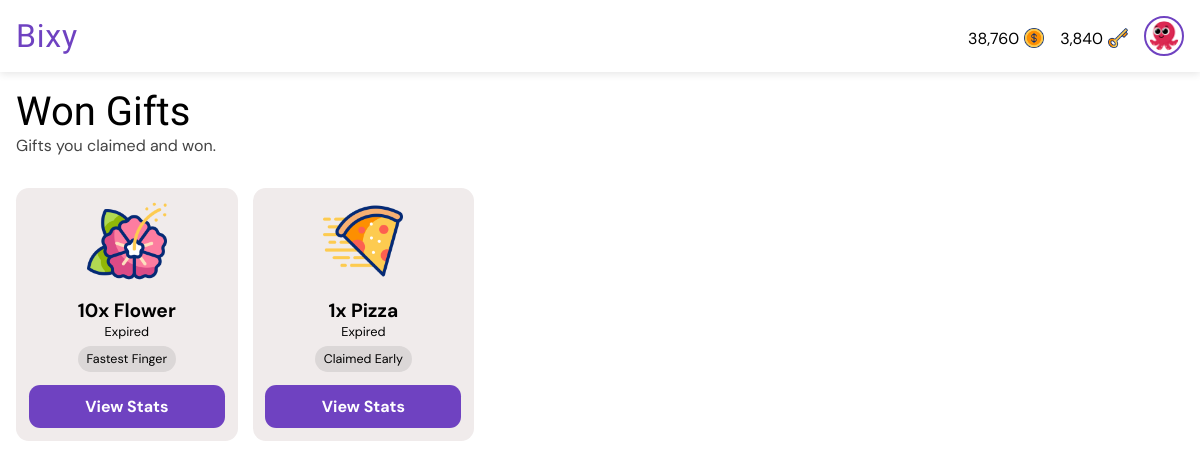
The page /gifts/won/ (signed in) on the database its author committed.
### giftapp/models.py (models this page shows, shortened)
class User(AbstractUser):
    gender = models.CharField(max_length=6, choices=GENDERS, default=GENDERS[0][0])
    is_verified = models.BooleanField(default=False, help_text="If the user's email address is verified or not.")
    email = models.EmailField(unique=True, blank=False, null=False)
    new_email = models.EmailField(unique=False, blank=True, null=True)
    coins = models.PositiveIntegerField(default=0)
    won_coins = models.PositiveIntegerField(default=0)
    keys = models.PositiveIntegerField(default=0)
    verify_code = models.CharField(max_length=255, null=True, blank=True)
    change_email_code = models.CharField(max_length=255, null=True, blank=True)
    profile_pic = models.ForeignKey(ProfilePicture, on_delete=models.SET_NULL, related_name='owners', null=True)
    deactivated_at = models.DateTimeField(null=True, blank=True)
    USERNAME_FIELD = "email"
    REQUIRED_FIELDS = ["username"]

class ProfilePicture(models.Model):
    name = models.CharField(max_length=50, null=False, blank=False)
    image = models.ImageField(null=False, blank=False, upload_to='profile_pics')

class GiftTransaction(models.Model):
    gifter = models.ForeignKey(User, on_delete=models.CASCADE, related_name="gifts_sent")
    recipient = models.ForeignKey(User, on_delete=models.CASCADE, related_name="gifts_received", null=True, blank=True)
    gift = models.ForeignKey(Gift, on_delete=models.CASCADE, related_name='transactions')
    quantity = models.PositiveIntegerField(default=1, help_text="Number of this gift to buy.")
    early_claim_fee = models.PositiveIntegerField(default=0, help_text="Number of coins paid to claim the gift early if not dropped. FF gifts cannot have early claim fee greater than 0.")
    claim_fee = models.PositiveIntegerField(default=0, help_text="Number of coins paid to claim the gift if dropped.")
    paid_users = models.ManyToManyField(User, related_name="paid_gifts", blank=True)
    message = models.CharField(max_length=255, blank=True)
    is_visible = models.BooleanField(default=True, help_text="If the actual gift is shown or hidden.")
    is_fastest_finger = models.BooleanField(default=False, help_text="If the gift is won by fastest finger only.")
    expire_rate = models.PositiveIntegerField(default=1, help_text="Number of hours before the gift expires (1 - 24). Must be greater than drop rate.")
    drop_rate = models.PositiveIntegerField(default=0, help_text="Number of hours before the gift drops (0 - 23).")
    expire_date = models.DateTimeField(default=timezone.now)
    drop_date = models.DateTimeField(default=timezone.now)
    created_at = models.DateTimeField(default=timezone.now)
    reveals = models.ManyToManyField(User, related_name="gift_reveals", blank=True)
    claimed_by = models.ForeignKey(
        User, null=True, blank=True, on_delete=models.SET_NULL, related_name="gifts_claimed"
    )
    def seconds_until_expire(self):
        delta = self.expire_date - timezone.now()
        return max(0, int(delta.total_seconds()))
    def seconds_until_drop(self):
        delta = self.drop_date - timezone.now()
        return max(0, int(delta.total_seconds()))
    def is_due_for_drop(self):
        return self.seconds_until_drop() <= 0
    def expire_bar_percent(self):
        return int((self.seconds_until_expire() / (self.expire_rate * 60 * 60)) * 100)

class Gift(models.Model):
    name = models.CharField(max_length=50, null=True, blank=True)
    cost = models.PositiveIntegerField(default=0)
    image = models.ImageField(null=True, blank=True, upload_to='gift_images')
    gif = models.FileField(null=True, blank=True, upload_to='gift_gifs')

### giftapp/views.py (the view)
# urls.py: path("gifts/won/", views.won_gifts, name="won_gifts"),
@login_required
def won_gifts(request):
    won = GiftTransaction.objects.annotate(
        due_for_expire=ExpressionWrapper(
            Q(expire_date__lt=timezone.now()), output_field=BooleanField()
        ),
        seconds_before_drop=ExpressionWrapper(
            F("drop_date") - timezone.now(), output_field=DurationField()
        ),
        seconds_before_expire=ExpressionWrapper(
            F("expire_date") - timezone.now(), output_field=DurationField()
        )
    ).filter(reveals=request.user, recipient=request.user).all().order_by('seconds_before_drop', 'seconds_before_expire')
    context = {
        "gift_transactions": won,
    }
    return render(request, "won_gifts.html", context)

### templates/won_gifts.html (shortened to what this page needs)
{% extends 'base.html' %}
{% load static %}
{% load humanize %}
{% load timefilters %}
{% block title %}
<link rel="stylesheet" href="{% static 'css/all_gifts.css' %}">
{% endblock %}
{% block body %}
<div class="heading">
    <h1>Won Gifts</h1>
    <p>Gifts you claimed and won.</p>
</div>
{% if gift_transactions|length > 0 %}
<div class="card-container">
    {% for gift_transaction in gift_transactions %}
    <div class="card">
        <div class="gift-image">
            <img src="{{ gift_transaction.gift.image.url }}" alt="Gift image">
        </div>
        <div class="gift-info">
            <h1>{{ gift_transaction.quantity|intcomma }}x {{ gift_transaction.gift.name }}</h1>
            {% if not gift_transaction.due_for_expire %}
            {% if gift_transaction.drop_rate > 0 %}
            {% if gift_transaction.is_due_for_drop %}
            <p class="timer" id="{{ gift_transaction.id }}" data-prefix="Expires"
                data-seconds="{{ gift_transaction.seconds_until_expire }}">Expires in --:--:--:--</p>
            {% else %}
            <p class="timer" id="{{ gift_transaction.id }}" data-prefix="Drops"
                data-seconds="{{ gift_transaction.seconds_until_drop }}">Drops in --:--:--:--</p>
            {% endif %}
            {% else %}
            <p class="timer" id="{{ gift_transaction.id }}" data-prefix="Expires"
                data-seconds="{{ gift_transaction.seconds_until_expire }}">Expires in --:--:--:--</p>
            {% endif %}
            {% else %}
            <p>Expired</p>
            {% endif %}
            <div class="tags">
                {% if gift_transaction.is_fastest_finger %}
                <p class="tag">Fastest Finger</p>
                {% endif %}
                {% if request.user in gift_transaction.paid_users.all %}
                <p class="tag">Claimed Early</p>
                {% endif %}
            </div>
        </div>
        <a href="{% url 'view_gift_stats' gift_transaction.id %}">View Stats</a>
    </div>
    {% endfor %}
</div>
{% else %}
<div class="empty">
    <img src="{% static 'images/empty-box.png' %}" alt="No content image">
    <h1>Feels Empty Here.</h1>
    <a href="{% url 'won_gifts' %}">Refresh</a>
</div>
{% endif %}
{% endblock %}

### templates/base.html (shortened to what this page needs)
<!DOCTYPE html>
<html lang="en">
<head>
    {% load static %}
    {% load humanize %}
    {% load timefilters %}
    {% block title %} {% endblock %}
</head>
<body>
    <nav class="navbar">
        <div class="logo-container" role="link" tabindex="0">
            <a href="{% url 'all_gifts' %}" class="logo-text">Bixy</a>
        </div>
        <div class="profile-section" id="profileSection">
            {% if request.user.is_authenticated %}
            <a href="{% url 'buy_coins' %}" style="text-decoration: none; color: black;">
                <div class="cost">
                    <p>{{ request.user.coins|intcomma }}</p>
                    <img src="{% static 'images/dollar.png' %}" alt="Gift image">
                </div>
            </a>
            <a href="{% url 'buy_coins' %}" style="text-decoration: none; color: black;">
                <div class="cost">
                    <p>{{ request.user.keys|intcomma }}</p>
                    <img src="{% static 'images/key.png' %}" alt="Gift image">
                </div>
            </a>
            <a href="{% url 'profile' %}">
                <img src="{{ request.user.profile_pic.image.url }}" alt="Profile picture" class="profile-pic" />
            </a>
            {% else %}
            <a href="{% url 'signin' %}" class="btn login">Login</a>
            <a href="{% url 'signup' %}" class="btn signup">Sign Up</a>
            {% endif %}
        </div>
    </nav>
    <main>
        <section>
            {% block body %} {% endblock %}
        </section>
    </main>
</body>
</html>

### static/css/all_gifts.css (style rules this page uses)
* { margin: 0; padding: 0; box-sizing: border-box; font-family: "DM Sans", sans-serif; font-optical-sizing: auto; font-style: normal; }
html { font-size: 16px; }
:root { --background-color: white; --text-color: black; --button-color: #6f42c1; --link-color: #6f42c1; --button-hover-color: #7f53d2; --card-background-color: rgb(240, 235, 235); --card-text-color: var(--text-color); --card-button-color: white; --tag-bg: #dbd7d7; --tag-text: black; --padding-value: 1rem; }
body { background-color: var(--background-color); }
.navbar { display: flex; justify-content: space-between; align-items: center; padding: 1rem var(--padding-value); background: white; box-shadow: 0 2px 8px rgba(0, 0, 0, 0.1); position: sticky; top: 0; z-index: 100; }
.logo-container { display: flex; align-items: center; cursor: pointer; user-select: none; }
.logo-text { font-weight: 700; font-size: 2rem; color: var(--button-color); line-height: 1; letter-spacing: .05rem; font-family: "Passion One", sans-serif; font-weight: 400; font-style: normal; text-decoration: none; }
.profile-section { display: flex; align-items: center; gap: 1rem; }
.profile-pic { width: 40px; height: 40px; border-radius: 50%; object-fit: cover; cursor: pointer; border: 2px solid var(--button-color); transition: box-shadow 0.3s ease; padding: .2rem; display: block; }
div.heading { padding: 1rem var(--padding-value); }
div.heading h1 { font-family: "Passion One", sans-serif; font-weight: 400; font-style: normal; text-decoration: none; font-size: 2.5rem; }
div.heading p { color: #444; }
div.card-container { display: flex; flex-wrap: wrap; gap: 15px; padding: 1rem var(--padding-value); }
div.card { background-color: var(--card-background-color); color: var(--card-text-color); display: flex; flex-direction: column; align-items: center; padding: 1em; font-size: .8rem; border-radius: 1em; width: calc((100% - 60px) / 5); }
div.gift-image img { width: 100%; height: 80px; }
div.gift-info { display: flex; flex-direction: column; align-items: center; padding: 1em; }
div.gift-info h1 { text-align: center; }
div.tags { display: flex; align-items: center; flex-wrap: wrap; gap: 8px; margin-top: .5em; }
p.tag { background-color: var(--tag-bg); color: var(--tag-text); padding: 5px 9px; border-radius: 15px; font-size: 12.5px; white-space: nowrap; }
div.card a { width: 100%; background-color: var(--link-color); color: var(--card-button-color); padding: .7rem; border: none; border-radius: .7em; font-size: 1rem; font-weight: bold; text-decoration: none; text-align: center; }
div.cost { display: flex; align-items: center; gap: 5px; justify-content: center; margin-top: .3rem; }
div.cost img { width: 20px !important; height: 20px !important; }

### rows shown on the page
User: user.coins "38,760", user.keys "3,840", user.profile_pic.image (picture)
GiftTransaction: gift.image (picture), quantity "10", gift.name "Flower", shows "Expired", is_fastest_finger "Fastest Finger"
GiftTransaction: gift.image (picture), quantity "1", gift.name "Pizza", shows "Expired", shows "Claimed Early"
